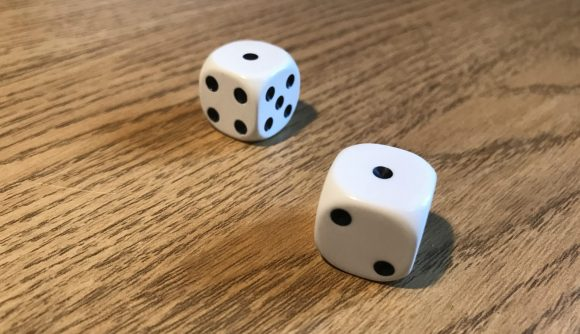
#> input picture Case_2/images/dice_2.jpg, 580 x 334 px, found by its file name
$ python dem_nut_xuc_sac.py
#> lines starting #> are read from the running program, lines starting #| are printed output that depends on the picture; after the words box and inside, x2 and y2 are one past the last pixel; in counts of white or black regions, pixels touching at a corner belong together
import cv2 as cv
import numpy as np

low_s = 0
low_v = 0
high_s = 255
high_v = 255

def low_V(val):
    global low_v
    low_v = val
    b_img = cv.inRange(hsv, (0,low_s,low_v),(255,high_s,high_v))
    cv.imshow('ColorFilter',b_img)

def low_S(val):
    global low_s
    low_s = val
    b_img = cv.inRange(hsv, (0,low_s,low_v),(255,high_s,high_v))
    cv.imshow('ColorFilter',b_img)


def high_S(val):
    global high_s
    high_s = val
    b_img = cv.inRange(hsv, (0,low_s,low_v),(255,high_s,high_v))
    cv.imshow('ColorFilter',b_img)


def high_V(val):
    global high_v
    high_v = val
    b_img = cv.inRange(hsv, (0,low_s,low_v),(255,high_s,high_v))
    cv.imshow('ColorFilter',b_img)

img = cv.imread('Case_2/images/dice_2.jpg',cv.IMREAD_COLOR)
#> img is the input picture: shape (334, 580, 3); mean B, G, R 93.2, 126.5, 157.1
fil = cv.GaussianBlur(img,(3,3),0)

# Chuyển không gian màu sang hsv
hsv = cv.cvtColor(img,cv.COLOR_BGR2HSV)
#> hsv: shape (334, 580, 3); mean H, S, V 21.1, 111.4, 158.8

# Lọc màu với hàm inRange
b_img = cv.inRange(hsv, (15,0,86),(140,90,255))
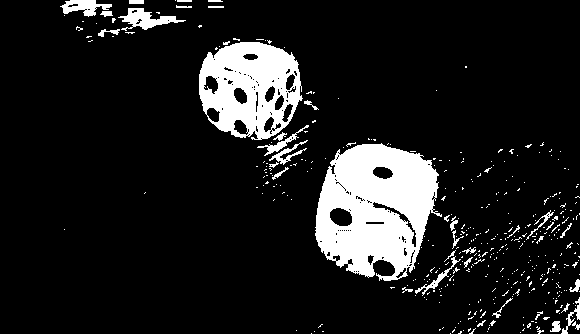
#> b_img: shape (334, 580); 11.8% white; 406 white regions (368 under 20 px), largest, box (x1, y1, x2, y2) and area: (315, 143, 442, 281) 11736, (199, 42, 303, 140) 6720, (118, 8, 186, 31) 641

# [7 lines of commented-out code are left out]
cv.namedWindow('ColorFilter')
cv.createTrackbar('Low_v','ColorFilter',0,255,low_V)
#> slider 'Low_v' is set to 51
cv.createTrackbar('Low_s','ColorFilter',0,255,low_S)
#> slider 'Low_s' is set to 51
cv.createTrackbar('High_s','ColorFilter',0,255,high_S)
#> slider 'High_s' is set to 255
cv.createTrackbar('High_v','ColorFilter',0,255,high_V)
#> slider 'High_v' is set to 255


cv.imshow('RAW',img)
# cv.imshow('fil',fil)
cv.imshow('nhi phan', b_img)
# cv.imshow('open', opening)
# cv.imshow('open2', opening2)
cv.waitKey(0)
#> in low_V, `b_img = cv.inRange(hsv, (0,low_s,low_v),(255,high_s,high_v))`:
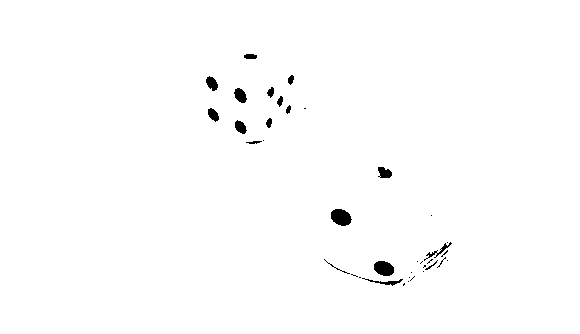
#> b_img: shape (334, 580); 99.1% white; 37 black regions (19 under 20 px), largest, box (x1, y1, x2, y2) and area: (331, 209, 352, 226) 268, (374, 261, 394, 276) 236, (234, 88, 247, 103) 133
#> in low_S, `b_img = cv.inRange(hsv, (0,low_s,low_v),(255,high_s,high_v))`:
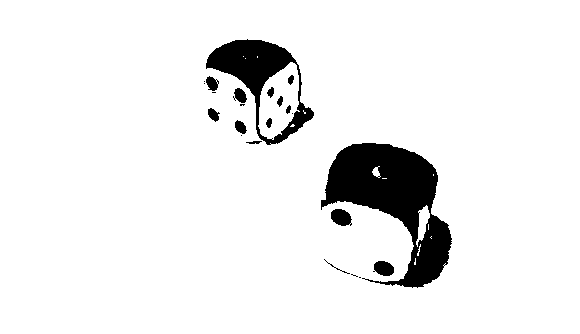
#> b_img: shape (334, 580); 92.9% white; 23 black regions (8 under 20 px), largest, box (x1, y1, x2, y2) and area: (321, 143, 452, 288) 8850, (206, 39, 314, 145) 3640, (331, 209, 352, 226) 272
cv.destroyAllWindows()

$ run again, with Case_2/images/1.jpg copied over Case_2/images/dice_2.jpg
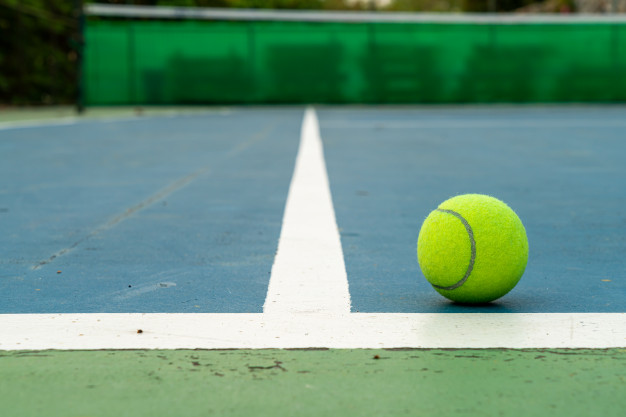
#> input picture Case_2/images/1.jpg, 626 x 417 px, found by its file name
#> img is the input picture: shape (417, 626, 3); mean B, G, R 124.3, 145.7, 103.9
#> hsv: shape (417, 626, 3); mean H, S, V 70.8, 115.4, 151.6
#> `b_img = cv.inRange(hsv, (15,0,86),(140,90,255))`:
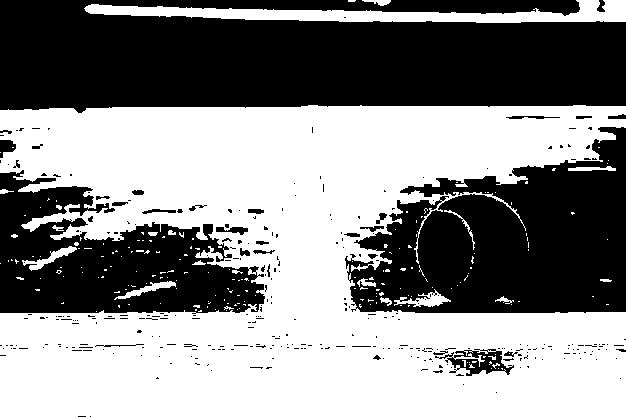
#> b_img: shape (417, 626); 54% white; 320 black regions (285 under 20 px), largest, box (x1, y1, x2, y2) and area: (0, 0, 626, 113) 60854, (345, 127, 626, 313) 33759, (0, 170, 265, 314) 21641
#> in low_S, `b_img = cv.inRange(hsv, (0,low_s,low_v),(255,high_s,high_v))`:
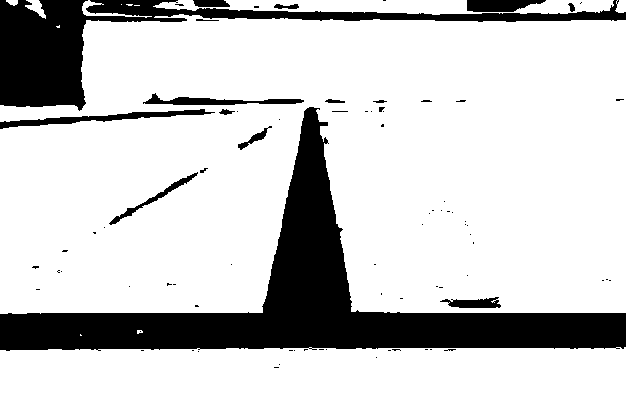
#> b_img: shape (417, 626); 80.5% white; 81 black regions (64 under 20 px), largest, box (x1, y1, x2, y2) and area: (0, 107, 626, 351) 32695, (0, 0, 626, 111) 13641, (0, 109, 215, 129) 1158
